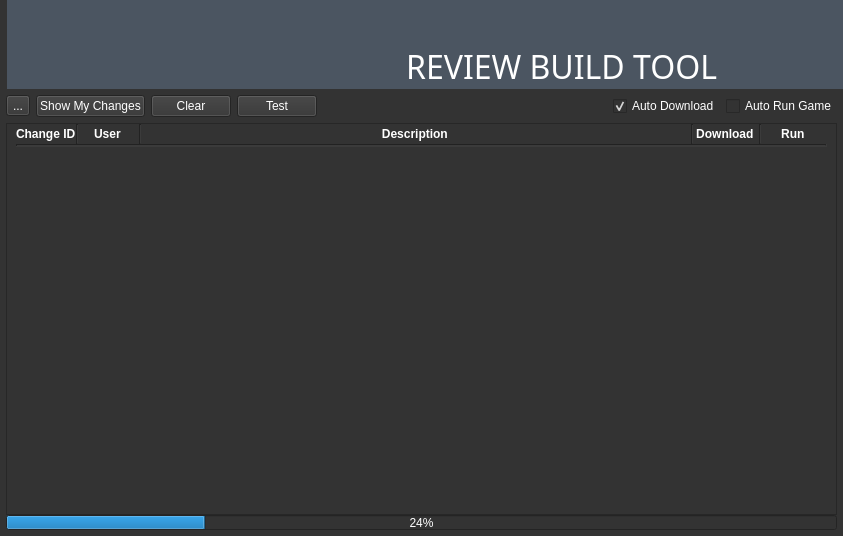
<?xml version="1.0" encoding="UTF-8"?>
<ui version="4.0">
    <class>MainWindow</class>
    <widget class="QMainWindow" name="MainWindow">
        <property name="geometry">
            <rect>
                <x>0</x>
                <y>0</y>
                <width>705</width>
                <height>536</height>
            </rect>
        </property>
        <property name="sizePolicy">
            <sizepolicy hsizetype="Expanding" vsizetype="Expanding">
                <horstretch>0</horstretch>
                <verstretch>0</verstretch>
            </sizepolicy>
        </property>
        <property name="windowTitle">
            <string>MainWindow</string>
        </property>
        <property name="styleSheet">
            <string notr="true">QWidget {
                background-color: #333333;
                color: #FFFFFF;
                }
            </string>
        </property>
        <widget class="QWidget" name="centralwidget">
            <layout class="QGridLayout" name="gridLayout">
                <property name="leftMargin">
                    <number>0</number>
                </property>
                <property name="topMargin">
                    <number>0</number>
                </property>
                <property name="rightMargin">
                    <number>0</number>
                </property>
                <property name="bottomMargin">
                    <number>0</number>
                </property>
                <property name="spacing">
                    <number>0</number>
                </property>
                <item row="0" column="0">
                    <layout class="QVBoxLayout" name="verticalLayout" stretch="0,0">
                        <property name="spacing">
                            <number>6</number>
                        </property>
                        <property name="sizeConstraint">
                            <enum>QLayout::SetMinAndMaxSize</enum>
                        </property>
                        <item>
                            <layout class="QHBoxLayout" name="Head_horizontalLayout">
                                <property name="spacing">
                                    <number>0</number>
                                </property>
                                <item>
                                    <widget class="QLabel" name="label">
                                        <property name="maximumSize">
                                            <size>
                                                <width>88</width>
                                                <height>72</height>
                                            </size>
                                        </property>
                                        <property name="text">
                                            <string/>
                                        </property>
                                        <property name="pixmap">
                                            <pixmap>D:/a44_tools/maya/a44_rigging/icons/a44_icon.jpg</pixmap>
                                        </property>
                                    </widget>
                                </item>
                                <item>
                                    <widget class="QLabel" name="label_2">
                                        <property name="enabled">
                                            <bool>true</bool>
                                        </property>
                                        <property name="font">
                                            <font>
                                                <family>AcadEref</family>
                                                <pointsize>8</pointsize>
                                            </font>
                                        </property>
                                        <property name="styleSheet">
                                            <string notr="true">background-color: rgb(75, 85, 97);</string>
                                        </property>
                                        <property name="text">
                                            <string>&lt;!DOCTYPE HTML PUBLIC &quot;-//W3C//DTD HTML 4.0//EN&quot; &quot;http://www.w3.org/TR/REC-html40/strict.dtd&quot;&gt;
                                                &lt;html&gt;&lt;head&gt;&lt;meta name=&quot;qrichtext&quot; content=&quot;1&quot;
                                                /&gt;&lt;style type=&quot;text/css&quot;&gt;
                                                p, li { white-space: pre-wrap; }
                                                &lt;/style&gt;&lt;/head&gt;&lt;body style=&quot; font-family:'MS Shell
                                                Dlg 2'; font-size:8pt; font-weight:400; font-style:normal;&quot;&gt;
                                                &lt;p style=&quot; margin-top:12px; margin-bottom:12px; margin-left:0px;
                                                margin-right:0px; -qt-block-indent:0; text-indent:0px;&quot;&gt;&lt;span
                                                style=&quot; font-family:'Bahnschrift'; font-size:24pt; color:#ffffff;&quot;&gt;
                                                REVIEW BUILD TOOL&lt;/span&gt;&lt;/p&gt;&lt;/body&gt;&lt;/html&gt;
                                            </string>
                                        </property>
                                        <property name="alignment">
                                            <set>Qt::AlignCenter</set>
                                        </property>
                                    </widget>
                                </item>
                            </layout>
                        </item>
                        <item>
                            <layout class="QHBoxLayout" name="horizontalLayout">
                                <property name="leftMargin">
                                    <number>6</number>
                                </property>
                                <property name="rightMargin">
                                    <number>6</number>
                                </property>
                                <item>
                                    <widget class="QToolButton" name="toolButton">
                                        <property name="text">
                                            <string>...</string>
                                        </property>
                                    </widget>
                                </item>
                                <item>
                                    <widget class="QPushButton" name="pushButton_showMyChanges">
                                        <property name="text">
                                            <string>Show My Changes</string>
                                        </property>
                                    </widget>
                                </item>
                                <item>
                                    <widget class="QPushButton" name="pushButton_clear">
                                        <property name="text">
                                            <string>Clear</string>
                                        </property>
                                    </widget>
                                </item>
                                <item>
                                    <widget class="QPushButton" name="pushButton_test">
                                        <property name="text">
                                            <string>Test</string>
                                        </property>
                                    </widget>
                                </item>
                                <item>
                                    <spacer name="horizontalSpacer">
                                        <property name="orientation">
                                            <enum>Qt::Horizontal</enum>
                                        </property>
                                        <property name="sizeHint" stdset="0">
                                            <size>
                                                <width>40</width>
                                                <height>20</height>
                                            </size>
                                        </property>
                                    </spacer>
                                </item>
                                <item>
                                    <widget class="QCheckBox" name="checkBox_download">
                                        <property name="text">
                                            <string>Auto Download</string>
                                        </property>
                                        <property name="checked">
                                            <bool>true</bool>
                                        </property>
                                    </widget>
                                </item>
                                <item>
                                    <widget class="QCheckBox" name="checkBox_run">
                                        <property name="text">
                                            <string>Auto Run Game</string>
                                        </property>
                                    </widget>
                                </item>
                            </layout>
                        </item>
                    </layout>
                </item>
                <item row="1" column="0">
                    <layout class="QVBoxLayout" name="verticalLayout_2">
                        <property name="leftMargin">
                            <number>6</number>
                        </property>
                        <property name="topMargin">
                            <number>6</number>
                        </property>
                        <property name="rightMargin">
                            <number>6</number>
                        </property>
                        <property name="bottomMargin">
                            <number>6</number>
                        </property>
                        <item>
                            <widget class="QScrollArea" name="scrollArea">
                                <property name="widgetResizable">
                                    <bool>true</bool>
                                </property>
                                <widget class="QWidget" name="scrollAreaWidgetContents">
                                    <property name="geometry">
                                        <rect>
                                            <x>0</x>
                                            <y>0</y>
                                            <width>691</width>
                                            <height>392</height>
                                        </rect>
                                    </property>
                                    <layout class="QVBoxLayout" name="verticalLayout_3">
                                        <property name="spacing">
                                            <number>0</number>
                                        </property>
                                        <property name="topMargin">
                                            <number>0</number>
                                        </property>
                                        <property name="bottomMargin">
                                            <number>0</number>
                                        </property>
                                        <item>
                                            <layout class="QGridLayout" name="title_Layout">
                                                <item row="0" column="2">
                                                    <widget class="QLabel" name="label_3">
                                                        <property name="minimumSize">
                                                            <size>
                                                                <width>60</width>
                                                                <height>0</height>
                                                            </size>
                                                        </property>
                                                        <property name="maximumSize">
                                                            <size>
                                                                <width>60</width>
                                                                <height>16777215</height>
                                                            </size>
                                                        </property>
                                                        <property name="text">
                                                            <string>&lt;html&gt;&lt;head/&gt;&lt;body&gt;&lt;p&gt;&lt;span
                                                                style=&quot; font-weight:600;&quot;&gt;User&lt;/span&gt;&lt;/p&gt;&lt;/body&gt;&lt;/html&gt;
                                                            </string>
                                                        </property>
                                                        <property name="alignment">
                                                            <set>Qt::AlignCenter</set>
                                                        </property>
                                                    </widget>
                                                </item>
                                                <item row="0" column="1">
                                                    <widget class="Line" name="line">
                                                        <property name="orientation">
                                                            <enum>Qt::Vertical</enum>
                                                        </property>
                                                    </widget>
                                                </item>
                                                <item row="0" column="5">
                                                    <widget class="Line" name="line_6">
                                                        <property name="orientation">
                                                            <enum>Qt::Vertical</enum>
                                                        </property>
                                                    </widget>
                                                </item>
                                                <item row="0" column="0">
                                                    <widget class="QLabel" name="label_5">
                                                        <property name="minimumSize">
                                                            <size>
                                                                <width>60</width>
                                                                <height>20</height>
                                                            </size>
                                                        </property>
                                                        <property name="maximumSize">
                                                            <size>
                                                                <width>60</width>
                                                                <height>16777215</height>
                                                            </size>
                                                        </property>
                                                        <property name="text">
                                                            <string>&lt;html&gt;&lt;head/&gt;&lt;body&gt;&lt;p&gt;&lt;span
                                                                style=&quot; font-weight:600;&quot;&gt;Change ID&lt;/span&gt;&lt;/p&gt;&lt;/body&gt;&lt;/html&gt;
                                                            </string>
                                                        </property>
                                                        <property name="alignment">
                                                            <set>Qt::AlignCenter</set>
                                                        </property>
                                                    </widget>
                                                </item>
                                                <item row="0" column="6">
                                                    <widget class="QLabel" name="label_8">
                                                        <property name="minimumSize">
                                                            <size>
                                                                <width>65</width>
                                                                <height>0</height>
                                                            </size>
                                                        </property>
                                                        <property name="maximumSize">
                                                            <size>
                                                                <width>65</width>
                                                                <height>16777215</height>
                                                            </size>
                                                        </property>
                                                        <property name="text">
                                                            <string>&lt;html&gt;&lt;head/&gt;&lt;body&gt;&lt;p&gt;&lt;span
                                                                style=&quot; font-weight:600;&quot;&gt;Download&lt;/span&gt;&lt;/p&gt;&lt;/body&gt;&lt;/html&gt;
                                                            </string>
                                                        </property>
                                                        <property name="alignment">
                                                            <set>Qt::AlignCenter</set>
                                                        </property>
                                                    </widget>
                                                </item>
                                                <item row="0" column="4">
                                                    <widget class="QLabel" name="label_7">
                                                        <property name="minimumSize">
                                                            <size>
                                                                <width>1</width>
                                                                <height>0</height>
                                                            </size>
                                                        </property>
                                                        <property name="text">
                                                            <string>&lt;html&gt;&lt;head/&gt;&lt;body&gt;&lt;p&gt;&lt;span
                                                                style=&quot; font-weight:600;&quot;&gt;Description&lt;/span&gt;&lt;/p&gt;&lt;/body&gt;&lt;/html&gt;
                                                            </string>
                                                        </property>
                                                        <property name="alignment">
                                                            <set>Qt::AlignCenter</set>
                                                        </property>
                                                    </widget>
                                                </item>
                                                <item row="0" column="7">
                                                    <widget class="Line" name="line_7">
                                                        <property name="orientation">
                                                            <enum>Qt::Vertical</enum>
                                                        </property>
                                                    </widget>
                                                </item>
                                                <item row="0" column="8">
                                                    <widget class="QLabel" name="label_9">
                                                        <property name="minimumSize">
                                                            <size>
                                                                <width>65</width>
                                                                <height>0</height>
                                                            </size>
                                                        </property>
                                                        <property name="maximumSize">
                                                            <size>
                                                                <width>65</width>
                                                                <height>16777215</height>
                                                            </size>
                                                        </property>
                                                        <property name="text">
                                                            <string>&lt;html&gt;&lt;head/&gt;&lt;body&gt;&lt;p&gt;&lt;span
                                                                style=&quot; font-weight:600;&quot;&gt;Run&lt;/span&gt;&lt;/p&gt;&lt;/body&gt;&lt;/html&gt;
                                                            </string>
                                                        </property>
                                                        <property name="alignment">
                                                            <set>Qt::AlignCenter</set>
                                                        </property>
                                                    </widget>
                                                </item>
                                                <item row="0" column="3">
                                                    <widget class="Line" name="line_2">
                                                        <property name="orientation">
                                                            <enum>Qt::Vertical</enum>
                                                        </property>
                                                    </widget>
                                                </item>
                                            </layout>
                                        </item>
                                        <item>
                                            <widget class="Line" name="line_3">
                                                <property name="lineWidth">
                                                    <number>2</number>
                                                </property>
                                                <property name="orientation">
                                                    <enum>Qt::Horizontal</enum>
                                                </property>
                                            </widget>
                                        </item>
                                        <item>
                                            <layout class="QVBoxLayout" name="changeLists_Layout"/>
                                        </item>
                                        <item>
                                            <spacer name="verticalSpacer">
                                                <property name="orientation">
                                                    <enum>Qt::Vertical</enum>
                                                </property>
                                                <property name="sizeHint" stdset="0">
                                                    <size>
                                                        <width>20</width>
                                                        <height>40</height>
                                                    </size>
                                                </property>
                                            </spacer>
                                        </item>
                                    </layout>
                                </widget>
                            </widget>
                        </item>
                        <item>
                            <widget class="QProgressBar" name="progressBarBottom">
                                <property name="enabled">
                                    <bool>true</bool>
                                </property>
                                <property name="maximumSize">
                                    <size>
                                        <width>16777215</width>
                                        <height>15</height>
                                    </size>
                                </property>
                                <property name="value">
                                    <number>24</number>
                                </property>
                            </widget>
                        </item>
                    </layout>
                </item>
            </layout>
        </widget>
    </widget>
    <resources/>
    <connections/>
</ui>
